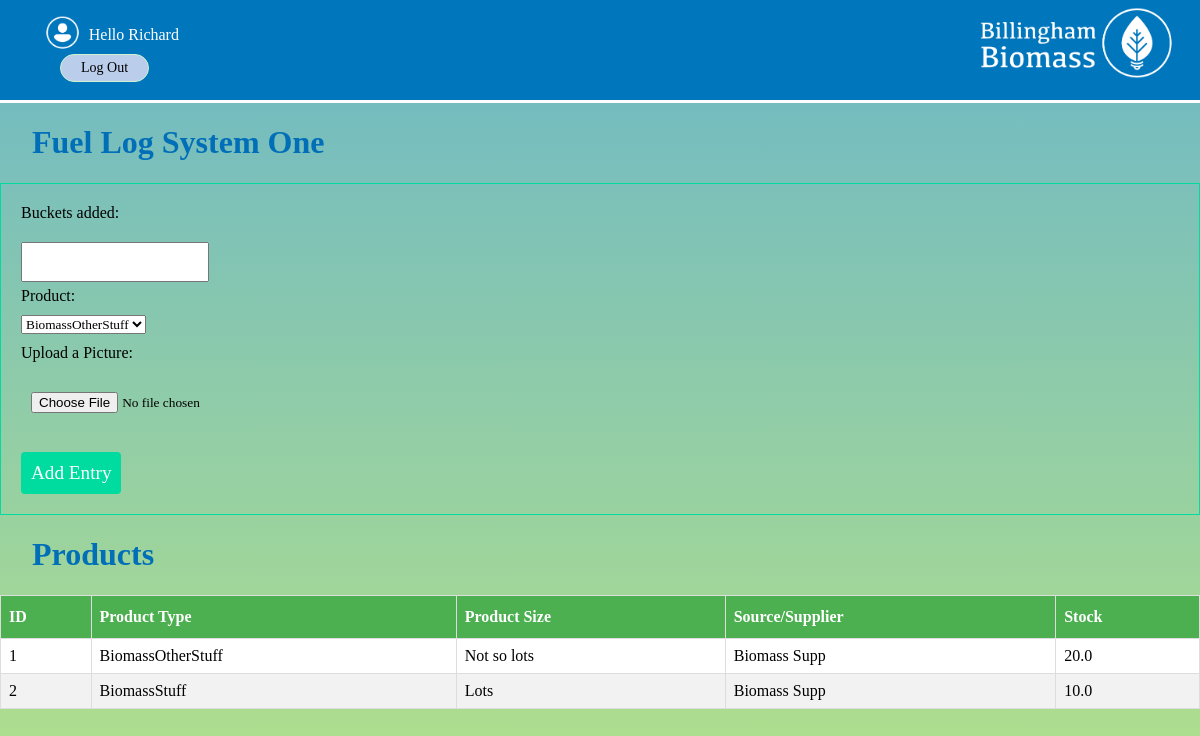
/systems/systemone/fuellog (signed in), run on the app's committed database.
### products/models.py (models this page shows, shortened)
class productsMod(models.Model):
    product_type = models.CharField(max_length=50)
    product_size = models.CharField(max_length=50)
    source_supplier = models.CharField(max_length=50)
    stock = models.FloatField()
    entry_date = models.DateTimeField(auto_now_add = True)
    entry_day = models.DateField(auto_now_add = True)
    staff = models.ForeignKey(User,on_delete=models.CASCADE)

### systems/views.py (the view)
# urls.py: path('systemone/fuellog',views.fuelLogSystemOne, name="fuellogsystemone"),
@login_required(login_url="/accounts/login/")
def fuelLogSystemOne(request):
    entries = FuelLogSystemOneMod.objects.all().order_by('date')
    products = productsMod.objects.all()
    if request.method == 'POST':
        form = forms.AddFuelLogOneForm(request.POST, request.FILES)
        productid = form['product'].value()
        product = productsMod.objects.get(id=productid)
        bucketsRemoved = form['buckets_added'].value()
        bucketsRemoved = float(bucketsRemoved)
        if form.is_valid():
            productid = form['product'].value()
            product = productsMod.objects.get(id=productid)
            bucketsRemoved = form['buckets_added'].value()
            bucketsRemoved = float(bucketsRemoved)
            product.stock = product.stock - bucketsRemoved
            product.save()
            instance = form.save(commit=False)
            instance.staff = request.user
            instance.save()
            return redirect('home')
    else:
        form = forms.AddFuelLogOneForm()
    return render(request,'systems/fuellogsystemone.html',{'form':form,'entry':entries,'products':products})

### systems/forms.py
class AddFuelLogOneForm(forms.ModelForm):
    def __init__(self, *args, **kwargs):
       super(AddFuelLogOneForm, self).__init__(*args, **kwargs)
       self.fields['thumb'].label = "Upload a Picture"
    class Meta:
        model = models.FuelLogSystemOneMod
        fields = ['buckets_added','product','thumb']

### systems/templates/systems/fuellogsystemone.html (shortened to what this page needs)
{% extends 'base_layout.html' %}
{% block content %}
<div class="wrapper">
  <h1>Fuel Log System One</h1>
  <form class="site-form" action="{%url 'systems:fuellogsystemone'%}" method="post" enctype="multipart/form-data">
      {{form}}
    <input type="submit" value="Add Entry">
  </form>
  <div class="monthly">
    <h1>Products</h1>
    <table>
      <thead>
      <th>ID</th>
      <th>Product Type</th>
      <th>Product Size</th>
      <th>Source/Supplier</th>
      <th>Stock</th>
      </thead>
      <tbody>
    {% for product in products %}
    <tr>
        <td>{{product.id}}</td>
        <td>{{product.product_type}}</td>
        <td>{{product.product_size}}</td>
        <td>{{product.source_supplier}}</td>
        <td>{{product.stock}}</td>
        </tr>
      {% endfor %}
        </tbody>
      </table>
  </div>
</div>
{% endblock %}

### templates/base_layout.html (shortened to what this page needs)
{% load static from staticfiles %}
<!DOCTYPE html>
<html lang="en" dir="ltr">
  <head>
    <link rel="stylesheet" href="{% static 'styles.css'%}">
  </head>
  <body>
    <div class="head">
      <a href="{% url 'home' %}" ><img src="{% static 'Biomass.png' %}" class="logo" alt="Biomass-Logo" ></img></a>
    <nav class="navigation">
      <ul>
        {% if user.is_authenticated %}
        <li>
          <form class="logout-link" action="{% url 'accounts:logout' %}" method="post">
            <img class="loginimages" src="{%static 'User.png'%}" alt="user-img">
            Hello {{user}} <button type="submit"> Log Out </button>
          </form>
        </li>
        {% endif %}
      </ul>
    </nav>
</div>
    <div class="wrapper">
      {% block content %}
      {% endblock %}
    </div>
  </body>
</html>

### assets/styles.css (style rules this page uses)
* { font-family:"Kefa"; }
html { -webkit-tap-highlight-color:transparent; }
.head { background:rgb(0,118,188); height:100px; margin-top:-1em; border-bottom:3px solid white; }
.loginimages { height:2.5em; transform:translateY(30%); }
.monthly table , .fuelLog table { font-family: "Kefa"; border-collapse: collapse; width: 100%; background-color:white; }
.monthly td,th, .fuelLog td,th { border: 1px solid #ddd; padding: 8px; }
.monthly tr:nth-child(even), .fuelLog tr:nth-child(even) { background-color: #f2f2f2; }
.monthly th ,.fuelLog th { padding-top: 12px; padding-bottom: 12px; text-align: left; background-color: #4CAF50; color: white; }
@media only screen and (min-width: 751px) { .logo { position:block; z-index:2; float:right; top:0.5em; width:250px; height:auto; } }
@media only screen and (min-width: 751px) { .navigation li { position:block; z-index:1; float:left; list-style-type:none; bottom:3em; padding:0 2em 0 0; color:white; font-size:16px; } }
.navigation li button { border-radius:40px; color:white; padding: 5px 20px; text-align: center; text-decoration: none; display: block; font-size: 14px; margin: 10px 20px; transition-duration: 0.4s; cursor: pointer; }
.navigation li button { background-color:#bacdea; color: black; border: 1px solid #cff1d1; }
body { background:rgba(200,255,200,0.7) }
h1 { font-family: "Kefa"; color:#006fb7; margin-left:1em; }
.site-form { margin-top:20px; border: 1px solid #00dba0; padding:20px; }
.site-form input, .site-form textarea { display:block; margin: 20px 0 5px 0; padding: 10px; }
.site-form select { display:block; margin: 10px 0; }
.site-form input[type="submit"] { background: #00dba0; border:0; margin:1.5em 0 0 0; color:#fff; font-size:1.2em; border-radius:4px; cursor:pointer; }
html { height: 100%; }
body { background-image: linear-gradient(rgba(0, 111, 183, 0.5), rgba(142, 195, 60, 0.5)); height: 100%; margin: 0; background-repeat: no-repeat; background-attachment: fixed; }

### data on the page
productsMod: id "1", product_type "BiomassOtherStuff", product_size "Not so lots", source_supplier "Biomass Supp", stock "20.0"
productsMod: id "2", product_type "BiomassStuff", product_size "Lots", source_supplier "Biomass Supp", stock "10.0"

### other printed values
{{ user }} "Richard"
